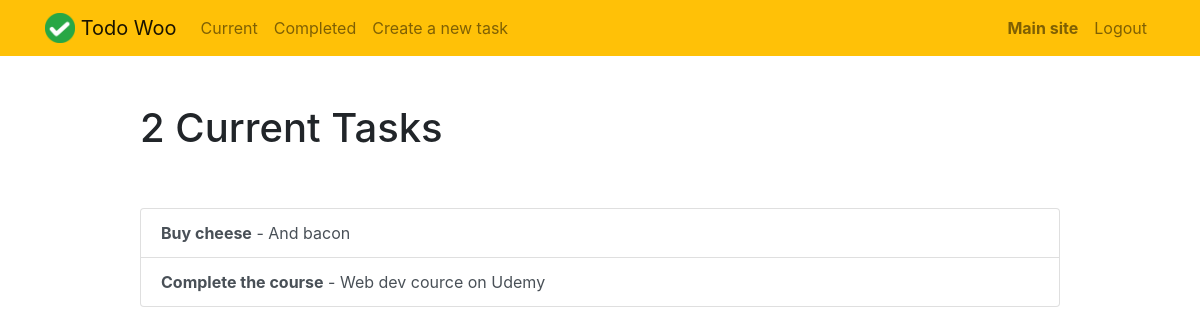
The app's page /todo/current/ (signed in), older data.
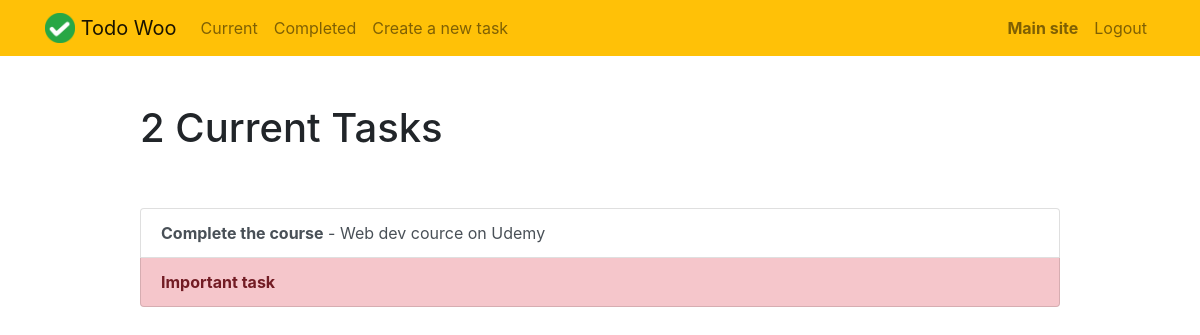
The same page, newer data.
### apps/todo/models.py (models this page shows, shortened)
class ToDo(models.Model):
    created_at = models.DateTimeField(
        auto_now_add=True,
    )
    title = models.CharField(
        max_length=140,
    )
    description = models.TextField(
        null=True,
        blank=True,
    )
    status = models.CharField(
        max_length=16,
        choices=Status.choices,
        default=Status.TODO,
    )
    priority = models.IntegerField(
        choices=Priority.choices,
        default=Priority.MEDIUM,
    )
    deadline = models.DateField(
        null=True,
        blank=True,
    )
    completed_on = models.DateTimeField(
        null=True,
        blank=True,
    )
    assigned_to = models.ForeignKey(
        User,
        on_delete=models.CASCADE,
    )

### apps/todo/views.py (the view)
# urls.py: path('current/', views.current_todos, name='current_todos'),
@login_required(login_url='/todo/login/')
def current_todos(request):
    todos = ToDo.objects.filter(assigned_to=request.user, status='to_do')
    return render(request, 'todo/current_todos.html', {'todos': todos})

### templates/todo/current_todos.html
{% extends 'todo/todo_base.html' %}
{% block content %}
    <div class="row justify-content-center mt-5">
        <div class="col-md-10">
            {% if todos %}
                <h1>{{ todos.count }} Current Task{{ todos.count|pluralize }}</h1>
            {% else %}
                <h1>Current Todos</h1>
            {% endif %}
        </div>
    </div>
    <div class="row justify-content-center mt-5">
        <div class="col-md-10">
        {% if todos %}
            <div class="list-group">
                {% for todo in todos %}
                    <a href="{% url 'todo:view_todo' todo.id %}" class="list-group-item list-group-item-action{% if todo.priority == 1 %} list-group-item-danger{% endif %}">
                        <b>{{ todo.title }}</b>
                        {% if todo.description %} - {{ todo.description|truncatechars:30 }}{% endif %}
                    </a>
                {% endfor %}
            </div>
        {% else %}
            <div class="text-center">
                <h2>Looks like you don't have any todos! Nice work.</h2>
            <br>
            <a role="button" class="btn btn-primary" href="{% url 'todo:create_todo' %}">New Task</a>
            </div>
        {% endif %}
        </div>
    </div>
{% endblock %}

Row changes from the older to the newer data that the page shows:
no longer on this page (row edited): ToDo: title "Buy cheese", description "And bacon"
now on this page (row edited): ToDo: title "Important task", priority 1 (drawn)
